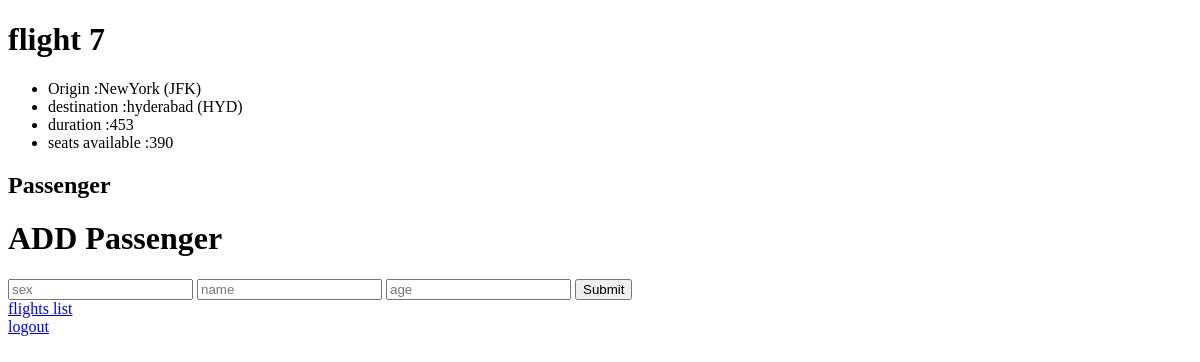
Before: /flights/7 with the older database file.
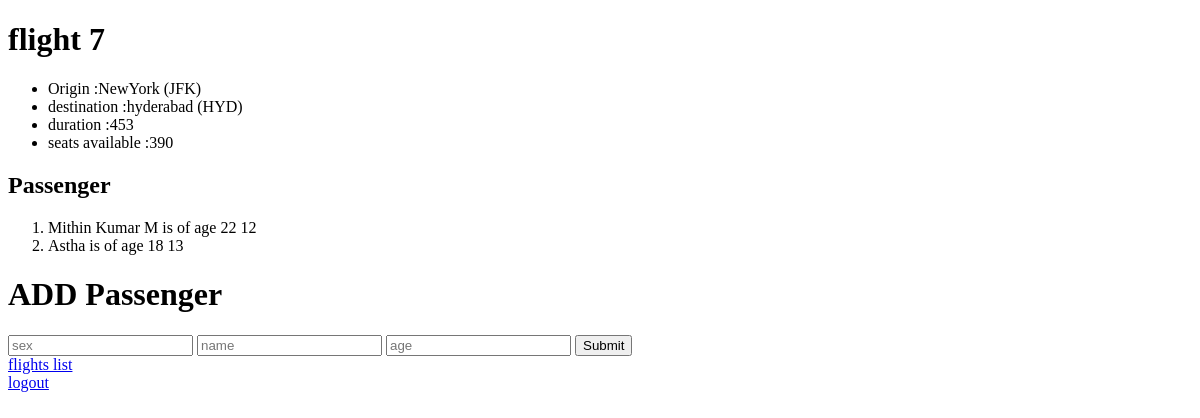
After: the same page with the newer database file.
### flights/models.py (models this page shows)
class Passenger(models.Model):
    first_name=models.CharField(max_length=64)
    age=models.IntegerField()
    sex=models.CharField(max_length=5)
    flights=models.ManyToManyField(flights,blank=True,related_name="passenger")
    def  __str__(self):
        return f"{self.first_name} is of age {self.age} "
    """def __init__(self,id,name,sex,age,fligt=None):
        self.first_name=name
        self.age=age
        self.sex=sex
        #self.flights.add(flight)
        self.id=id"""

### flights/views.py (the view)
# urls.py: path("",views.index,name="flight/index"),
def flight(request,flight_id):
    f1=flights.objects.get(id=flight_id)
    return render(request,"flights/details.html",{
        "flight" :f1,
        "passengers" : f1.passenger.all()
    })

### flights/models.py (called while the page is built)
    def __str__(self):
        return f"{self.city} ({self.code})"

### flights/templates/flights/details.html (shortened to what this page needs)
<!DOCTYPE  html>
<html>
<head>
</head>
<body>
   <h1>flight {{ flight.id }}</h1>
   <ul>
       <li>Origin :{{flight.origin}}</li>
       <li>destination :{{flight.destination}}</li>
       <li>duration :{{flight.duration}}</li>
       <li>seats available :{{flight.seat_available}}</li>
   </ul>
    <h2>
       Passenger
    </h2>
    <ol>
        {%  for passenger in passengers  %}
        <li>{{ passenger }} {{passenger.id}}</li>
        {%  endfor %}
    </ol>
     <h1>ADD Passenger</h1>
     <form action="{% url 'book' flight.id %}" method="post">
         <input type="text" name="passenger_sex" placeholder="sex">
         <input type="text" name="passenger_name" placeholder="name">
         <input type="number" name="passenger_age" placeholder="age">
         <input type="submit">
     </form>
  <a href="{% url 'flight/index' %}">flights list</a>
</body>
<br>
<a href="{%  url 'logout' %}">logout</a>
</html>

Changed rows visible on the page:
added Passenger: first_name+age "Mithin Kumar M is of age 22", id "12"
added Passenger: first_name+age "Astha is of age 18", id "13"
